Frame 1 (no input): blank canvas, image omitted
Frame 60 (no input): blank canvas, image omitted
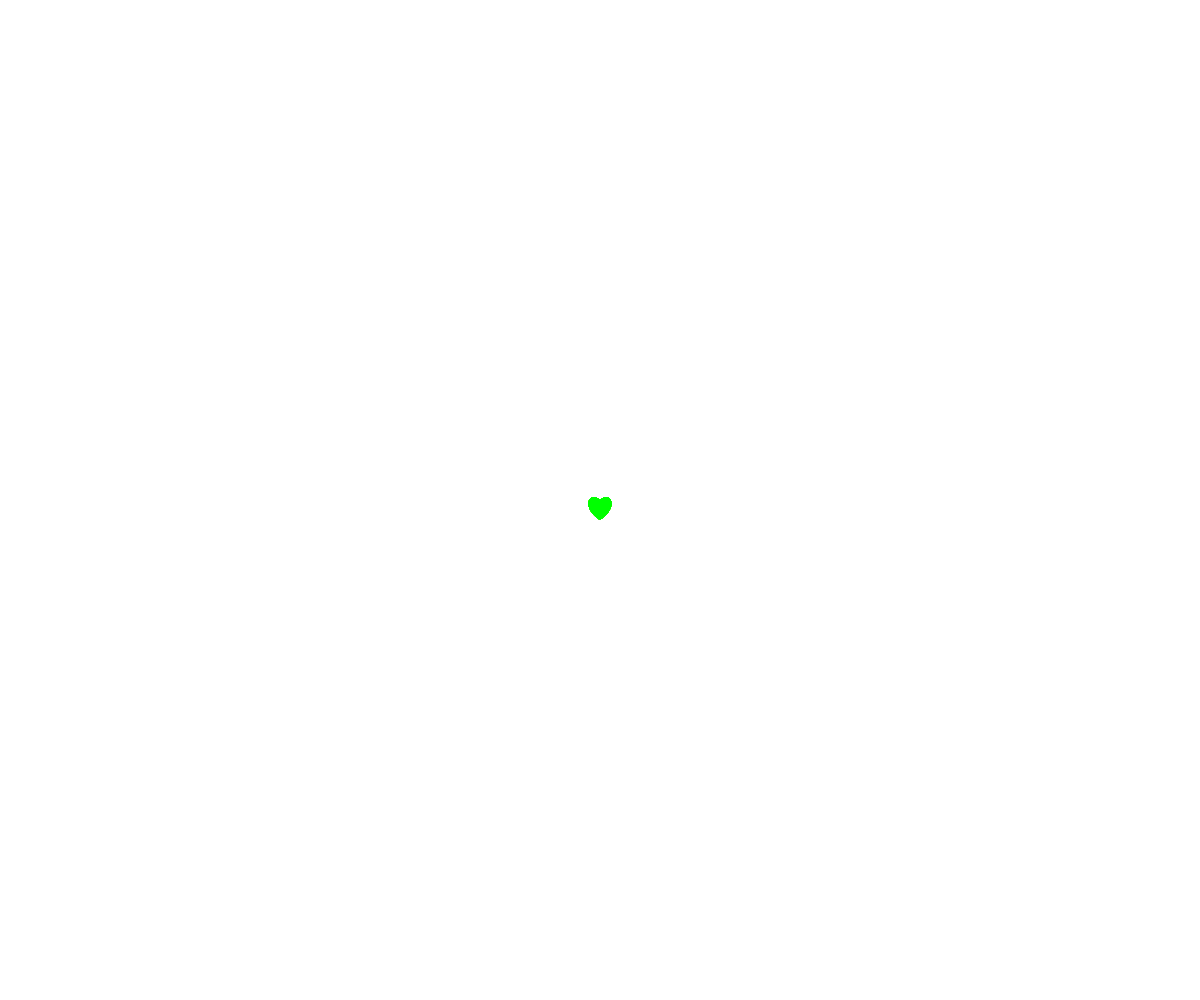
Frame 120 (the mouse pressed at the canvas centre since frame 60)

The p5.js sketch whose frames 1 and 60 were blank and that drew this single picture after the mouse press (run headless with seeded random() and noise() and a simulated clock; from frame 60 on, the mouse is pressed at the canvas centre):

// p5.js sketch
// ── sketch.js

function setup() {
  createCanvas(windowWidth,windowHeight);
  colorMode(HSB);
  
}
function draw() {

  //if (mouseIsPressed === true) {
  //  fill(214, 211, 15);
 // } else {
 //   fill(214, 17, 20);
//  }
  // noStroke();

 // heart(mouseX, mouseY, 20);
  if (mouseIsPressed) {
    brush()
  }
}

function brush() {
  // set the color!!!!
  //multicolor brush yay
  fill(frameCount % 360,100,100);
  noStroke()
  
  heart(mouseX,mouseY,20)
}

 
function heart(x, y, size) {
  beginShape();
  vertex(x, y);
  bezierVertex(x - size / 2, y - size / 2, x - size, y + size / 3, x, y + size);
  bezierVertex(x + size, y + size / 3, x + size / 2, y - size / 2, x, y);
  endShape(CLOSE);
}
